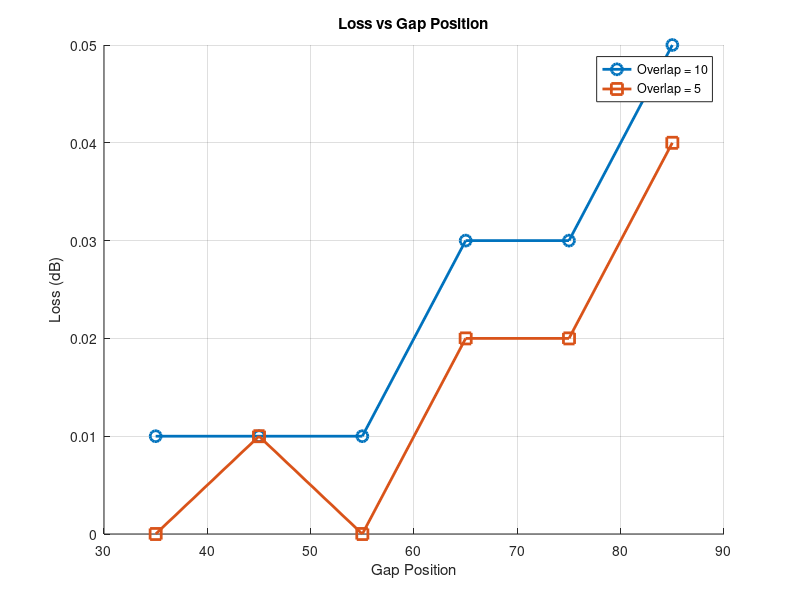

This figure's MATLAB source:
% Data
gapPos = [85 75 65 55 45 35 85 75 65 55 45 35];
overlap = [10 10 10 10 10 10 5 5 5 5 5 5];
loss = [0.05 0.03 0.03 0.01 0.01 0.01 0.04 0.02 0.02 0.00 0.01 0.00];

% Separate data based on overlap
idx10 = overlap == 10;
idx5 = overlap == 5;

% Create figure
figure;
hold on;
grid on;

% Plot overlap = 10
plot(gapPos(idx10), loss(idx10), '-o', ...
    'LineWidth', 2, 'MarkerSize', 8);

% Plot overlap = 5
plot(gapPos(idx5), loss(idx5), '-s', ...
    'LineWidth', 2, 'MarkerSize', 8);

% Labels and title
xlabel('Gap Position');
ylabel('Loss (dB)');
title('Loss vs Gap Position');

% Legend
legend('Overlap = 10', 'Overlap = 5', 'Location', 'best');

hold off;
